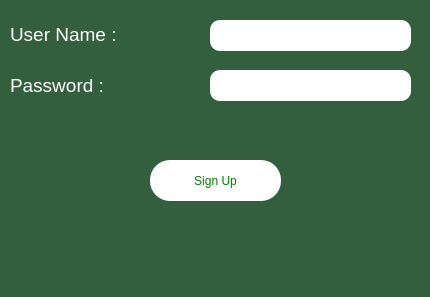
<?xml version="1.0" encoding="UTF-8"?>
<ui version="4.0">
 <class>Log_in</class>
 <widget class="QDialog" name="Log_in">
  <property name="geometry">
   <rect>
    <x>0</x>
    <y>0</y>
    <width>430</width>
    <height>297</height>
   </rect>
  </property>
  <property name="windowTitle">
   <string>Dialog</string>
  </property>
  <property name="styleSheet">
   <string notr="true">QDialog {
    background-color: rgba(51, 95, 63, 255)

}

QLineEdit {
 border-radius: 10px;
}
</string>
  </property>
  <widget class="QPushButton" name="Log">
   <property name="geometry">
    <rect>
     <x>150</x>
     <y>160</y>
     <width>131</width>
     <height>41</height>
    </rect>
   </property>
   <property name="styleSheet">
    <string notr="true">
color:green;background-color:white;
border-radius: 20px;
</string>
   </property>
   <property name="text">
    <string>Sign Up</string>
   </property>
  </widget>
  <widget class="QLabel" name="label_4">
   <property name="geometry">
    <rect>
     <x>10</x>
     <y>70</y>
     <width>131</width>
     <height>31</height>
    </rect>
   </property>
   <property name="font">
    <font>
     <pointsize>14</pointsize>
    </font>
   </property>
   <property name="styleSheet">
    <string notr="true">color:white;background-color: transparent
</string>
   </property>
   <property name="text">
    <string>Password :</string>
   </property>
  </widget>
  <widget class="QLineEdit" name="user">
   <property name="geometry">
    <rect>
     <x>210</x>
     <y>20</y>
     <width>201</width>
     <height>31</height>
    </rect>
   </property>
   <property name="styleSheet">
    <string notr="true">background-color:white;
color:black;
</string>
   </property>
  </widget>
  <widget class="QLabel" name="label_3">
   <property name="geometry">
    <rect>
     <x>10</x>
     <y>19</y>
     <width>111</width>
     <height>31</height>
    </rect>
   </property>
   <property name="font">
    <font>
     <pointsize>14</pointsize>
    </font>
   </property>
   <property name="styleSheet">
    <string notr="true">color:white;background-color: transparent
</string>
   </property>
   <property name="text">
    <string>User Name :</string>
   </property>
  </widget>
  <widget class="QLineEdit" name="pass">
   <property name="geometry">
    <rect>
     <x>210</x>
     <y>70</y>
     <width>201</width>
     <height>31</height>
    </rect>
   </property>
   <property name="styleSheet">
    <string notr="true">background-color:white;
color:black;
</string>
   </property>
  </widget>
  <widget class="QLabel" name="errorLabel">
   <property name="geometry">
    <rect>
     <x>70</x>
     <y>220</y>
     <width>281</width>
     <height>31</height>
    </rect>
   </property>
   <property name="font">
    <font>
     <pointsize>11</pointsize>
    </font>
   </property>
   <property name="text">
    <string/>
   </property>
  </widget>
 </widget>
 <resources/>
 <connections/>
</ui>
